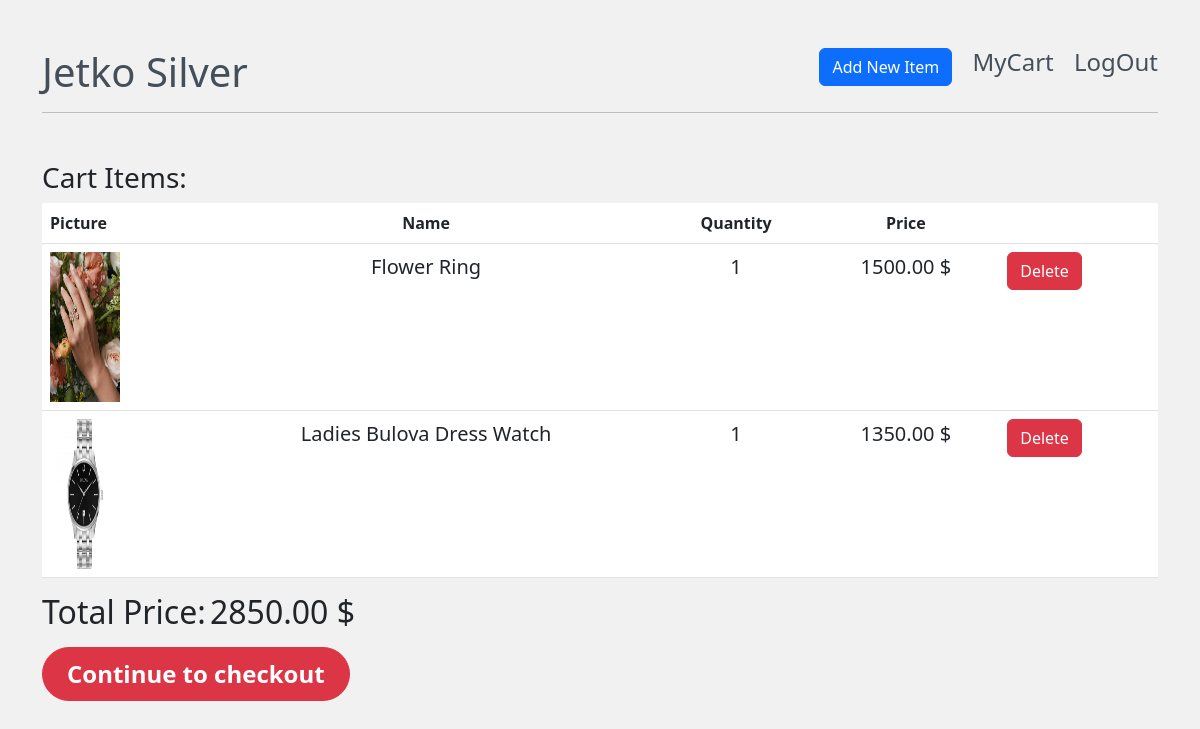
Screenshot of /cart_items/ (signed in) with the database file from the repository.
### jetkoSilver/models.py (models this page shows, shortened)
class CartItem(models.Model):
    cart = models.ForeignKey(Cart, on_delete=models.CASCADE, null=True, related_name='items')
    product = models.ForeignKey(Product, on_delete=models.CASCADE)
    quantity = models.PositiveIntegerField(default=1)

class Product(models.Model):
    name = models.CharField(max_length=100)
    brand = models.CharField(max_length=100)
    description = models.TextField()
    material = models.CharField(max_length=100)
    color = models.CharField(max_length=100)
    jewelry_type = models.CharField(max_length=100)
    price = models.DecimalField(max_digits=10, decimal_places=2)
    quantity = models.IntegerField()
    image = models.ImageField(upload_to="images/")
    created_at = models.DateTimeField(auto_now_add=True)
    class Meta:
        verbose_name_plural = "Product informations"

### jetkoSilver/views.py (the view)
# urls.py: path('cart_items/', cart_items, name="cart_items"),
@login_required(login_url='login')
def cart_items(request):
    items = CartItem.objects.filter(cart__user=request.user)
    cart_total = sum(item.product.price * item.quantity for item in items)
    context = {'cart_items': items, 'total': cart_total}
    return render(request, 'cart_items.html', context)

### jetkoSilver/templates/cart_items.html (shortened to what this page needs)
<!DOCTYPE html>
<html lang="en">
<head>
     <link href="https://cdn.jsdelivr.net/npm/bootstrap@5.3.0/dist/css/bootstrap.min.css" rel="stylesheet">
</head>
<body class="container">
{% include 'header.html' %}<hr>
{% block content %}
  <h3 class="mt-5">Cart Items: </h3>
  {% if cart_items %}
    <table class="table">
  <thead>
    <tr>
        <th scope="col">Picture</th>
      <th class="text-center" scope="col">Name</th>
      <th class="text-center" scope="col">Quantity</th>
      <th class="text-center" scope="col">Price</th>
        <th></th>
    </tr>
  </thead>
  <tbody>
     {% for item in cart_items %}
         <tr>
             <th scope="row"><img src="{{ MEDIA_URL }}{{ item.product.image.url }}" class="" style="height: 150px; width: 70px; "></th>
             <td class="fs-5 text-center">{{ item.product.name }}</td>
             <td class="fs-5 text-center">{{ item.quantity }}</td>
             <td class="fs-5 text-center">{{ item.product.price }} $</td>
             <td>
                 <form action="{% url 'delete_cart_item' item.id %}" method="POST">
                    <button type="submit" class="btn btn-danger">Delete</button>
                  </form>
                </td>
         </tr>
      {% endfor %}
  </tbody>
</table>
  {% else %}
    <p>Your cart is empty.</p>
  {% endif %}
{% endblock %}
<h2 class="d-inline">Total Price:</h2>
<h2 class="d-inline">{{ total }} $</h2>
<a href="{% url 'checkout' %}" class="d-flex text-decoration-none mt-3">
    <button id="button" class="btn btn-danger rounded-pill px-4 py-2 fw-bold fs-4 text-white">Continue to checkout</button>
</a>
</body>
</html>

### jetkoSilver/templates/header.html (shortened to what this page needs)
<!DOCTYPE html>
<html lang="en">
<head>
</head>
<body>
    <div class="row mt-5">
         <a href="{% url 'jewellery' %}" class="col-3 fw-bold text-decoration-none" style="color: #444F5A">
             <h1 class="mb-0">Jetko Silver</h1>
         </a>
        <div class="col-9 text-end">
            {% if user.is_authenticated and user.is_superuser %}
                <a href="{% url 'add_item' %}" class="btn btn-primary me-3">Add New Item</a>
            {% endif %}
            {% if user.is_authenticated %}
                <a href="{% url 'cart_items' %}" class="text-decoration-none">
                    <h4 style="color: #444F5A" class="d-inline me-3">MyCart</h4>
                </a>
                <a href="{% url 'logout' %}" class="text-decoration-none">
                    <h4 style="color: #444F5A" class="d-inline">LogOut</h4>
                </a>
            {% else %}
                <a href="{% url 'login' %}" class="text-decoration-none">
                        <h4 style="color: #444F5A" class="d-inline">LogIn</h4>
                </a>
            {% endif %}
        </div>
    </div>
</body>
</html>

### jetkoSilver/templates/cart_items.html (style rules this page uses)
body { background-color: #f1f1f1; }

### rows the page displays
CartItem: product.image (picture), product.name "Flower Ring", quantity "1", product.price "1500.00"
CartItem: product.image (picture), product.name "Ladies Bulova Dress Watch", quantity "1", product.price "1350.00"

### other values shown
{{ total }} "2850.00"
